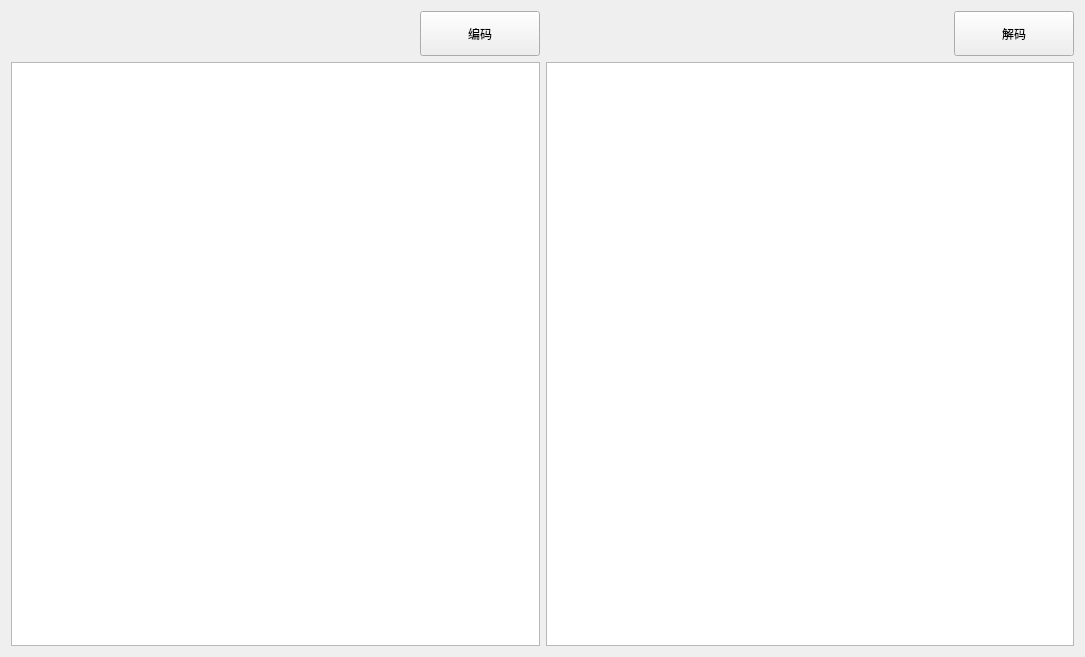
<?xml version="1.0" encoding="UTF-8"?>
<ui version="4.0">
 <class>Form</class>
 <widget class="QWidget" name="Form">
  <property name="geometry">
   <rect>
    <x>0</x>
    <y>0</y>
    <width>1085</width>
    <height>657</height>
   </rect>
  </property>
  <property name="windowTitle">
   <string>Form</string>
  </property>
  <layout class="QHBoxLayout" name="horizontalLayout_4">
   <item>
    <layout class="QHBoxLayout" name="horizontalLayout_3">
     <item>
      <layout class="QVBoxLayout" name="verticalLayout">
       <item>
        <layout class="QHBoxLayout" name="horizontalLayout">
         <item>
          <spacer name="horizontalSpacer">
           <property name="orientation">
            <enum>Qt::Horizontal</enum>
           </property>
           <property name="sizeHint" stdset="0">
            <size>
             <width>40</width>
             <height>20</height>
            </size>
           </property>
          </spacer>
         </item>
         <item>
          <widget class="QPushButton" name="EscapeEncodeButton">
           <property name="minimumSize">
            <size>
             <width>120</width>
             <height>45</height>
            </size>
           </property>
           <property name="maximumSize">
            <size>
             <width>120</width>
             <height>45</height>
            </size>
           </property>
           <property name="text">
            <string>编码</string>
           </property>
          </widget>
         </item>
        </layout>
       </item>
       <item>
        <widget class="QTextEdit" name="EscapeTextBox"/>
       </item>
      </layout>
     </item>
     <item>
      <layout class="QVBoxLayout" name="verticalLayout_2">
       <item>
        <layout class="QHBoxLayout" name="horizontalLayout_2">
         <item>
          <spacer name="horizontalSpacer_2">
           <property name="orientation">
            <enum>Qt::Horizontal</enum>
           </property>
           <property name="sizeHint" stdset="0">
            <size>
             <width>40</width>
             <height>20</height>
            </size>
           </property>
          </spacer>
         </item>
         <item>
          <widget class="QPushButton" name="EscapeDecodeButton">
           <property name="minimumSize">
            <size>
             <width>120</width>
             <height>45</height>
            </size>
           </property>
           <property name="maximumSize">
            <size>
             <width>120</width>
             <height>45</height>
            </size>
           </property>
           <property name="text">
            <string>解码</string>
           </property>
          </widget>
         </item>
        </layout>
       </item>
       <item>
        <widget class="QTextEdit" name="EscapeCipherBox"/>
       </item>
      </layout>
     </item>
    </layout>
   </item>
  </layout>
 </widget>
 <resources/>
 <connections/>
</ui>
